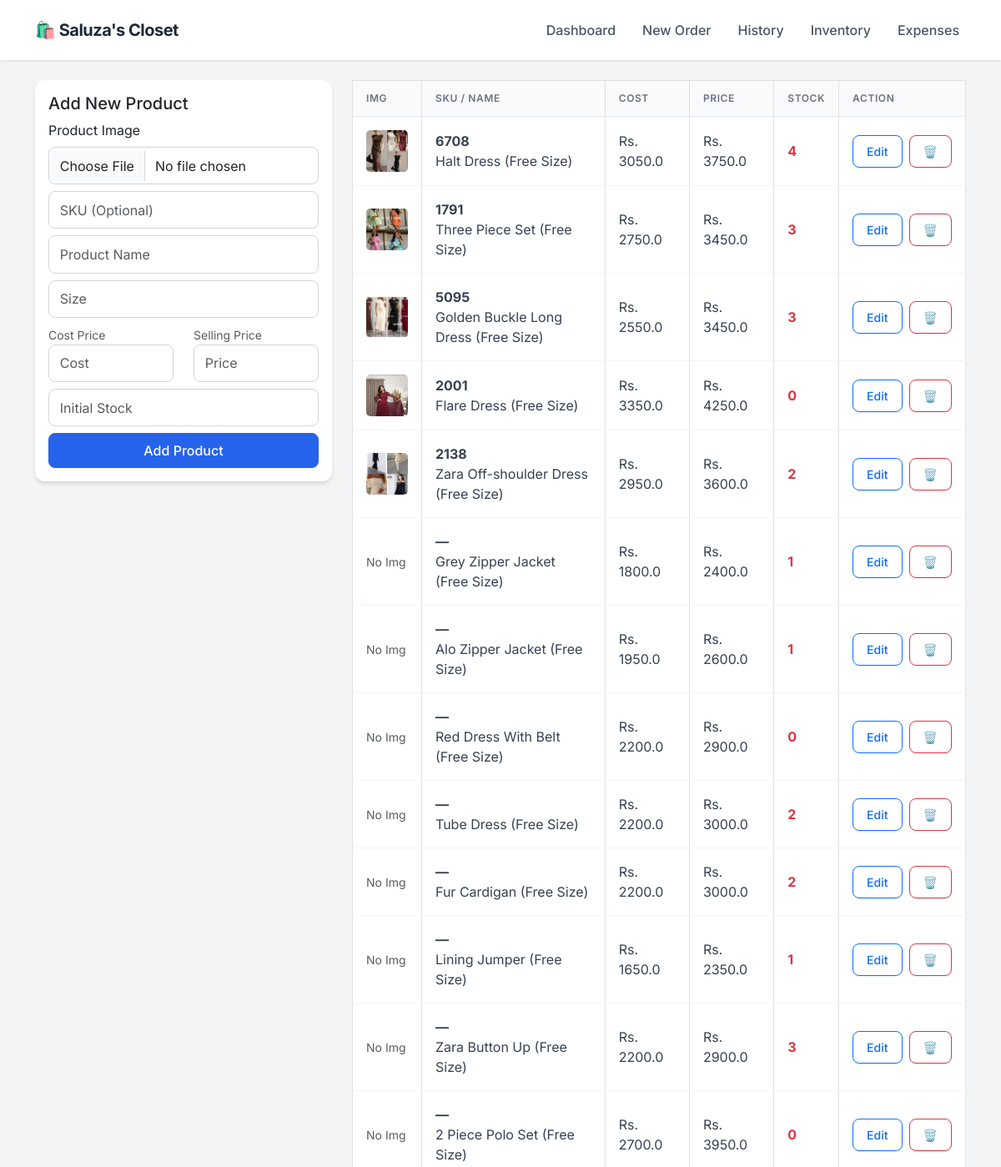
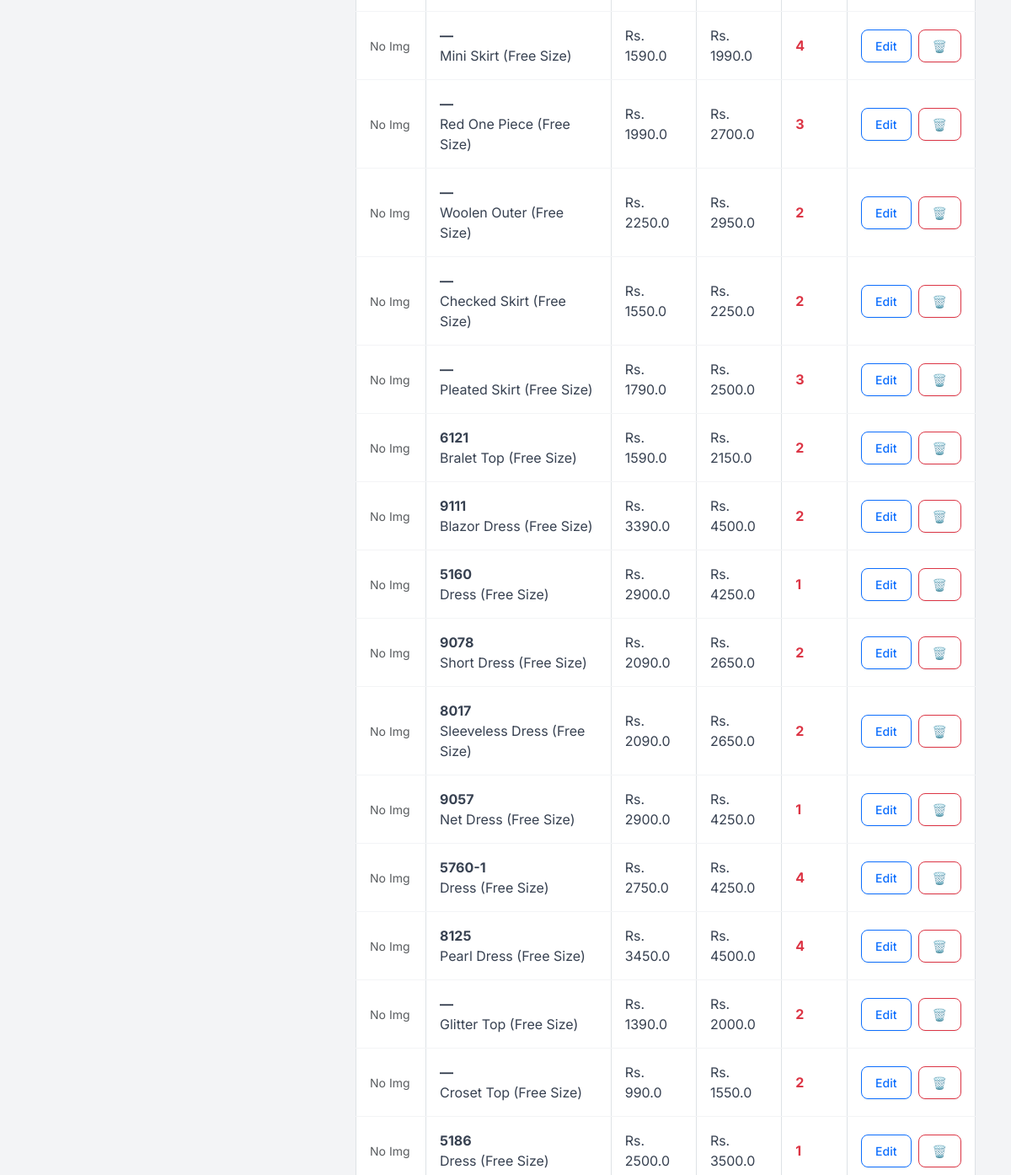
The page /inventory (upper part) on the database as committed earlier (2 pictures, top to bottom).
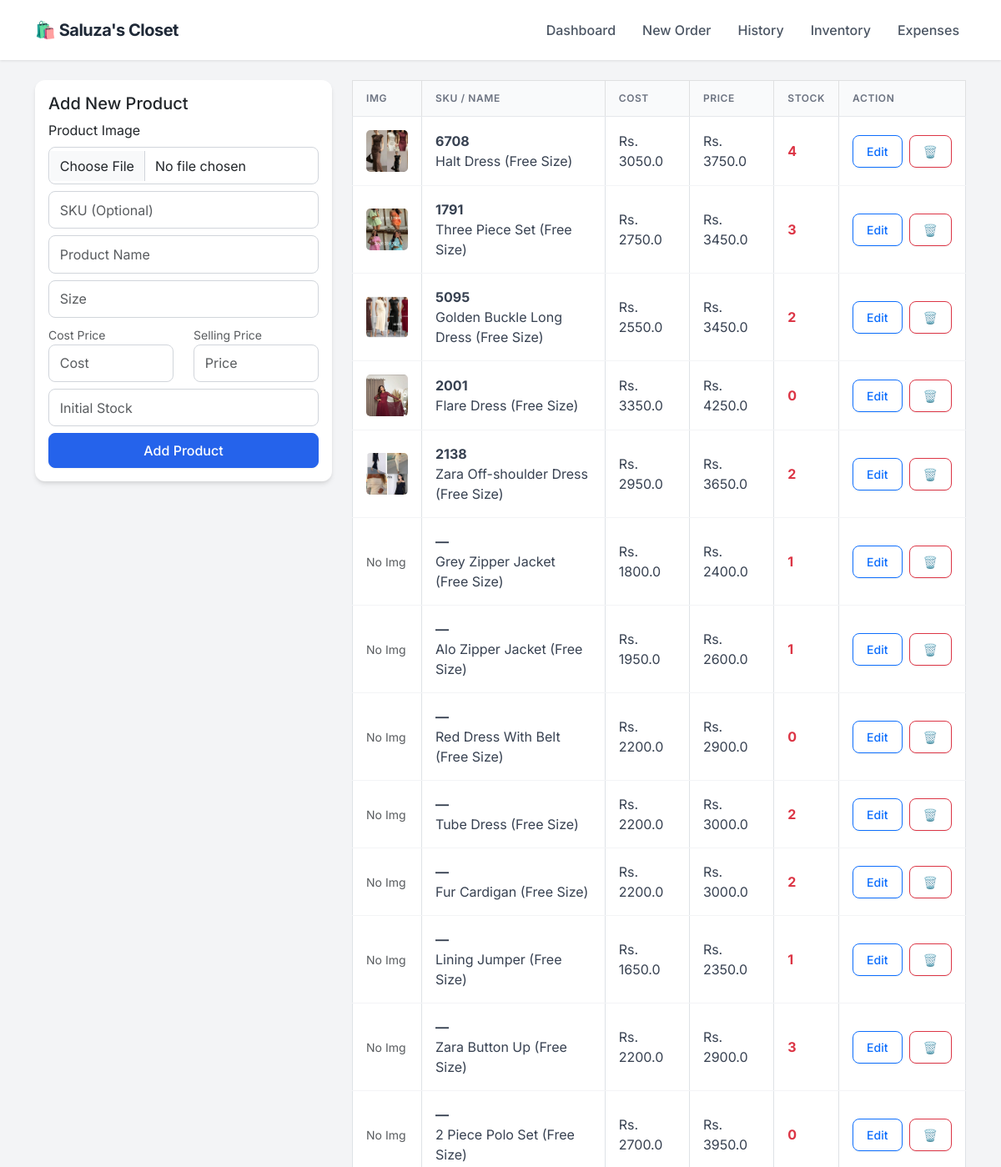
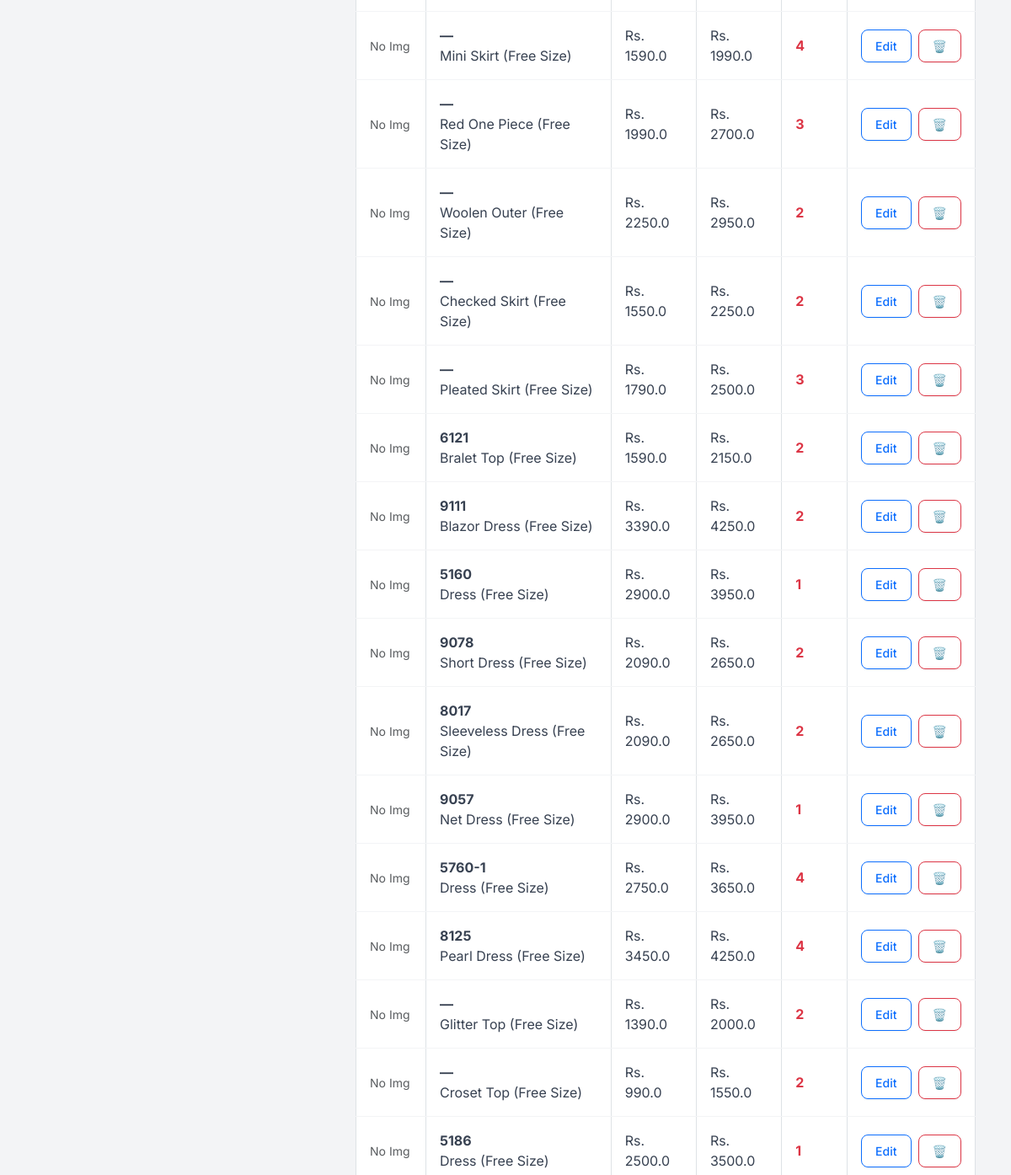
The same page on the database as committed later (2 pictures, top to bottom).
### app.py (models this page shows)
class Product(db.Model):
    id = db.Column(db.Integer, primary_key=True)
    sku = db.Column(db.String(50), unique=True, nullable=True)
    name = db.Column(db.String(100), nullable=False)
    size = db.Column(db.String(10), nullable=False)
    cost_price = db.Column(db.Float, default=0.0)
    price = db.Column(db.Float, nullable=False)
    stock = db.Column(db.Integer, default=0)
    image = db.Column(db.String(100), nullable=True)

### app.py (the view, shortened to what this page needs)
@app.route('/inventory', methods=['GET', 'POST'])
def inventory():
    products = Product.query.all()
    return render_template('inventory.html', products=products)

### templates/inventory.html
{% extends "layout.html" %}
{% block content %}
<div class="row">
    <div class="col-md-4">
        <div class="card p-3">
            <h5>Add New Product</h5>
            <form method="POST" enctype="multipart/form-data">
                <div class="mb-2">
                    <label class="form-label">Product Image</label>
                    <input type="file" name="image" class="form-control">
                </div>
                <div class="mb-2">
                    <input type="text" name="sku" class="form-control" placeholder="SKU (Optional)">
                </div>
                <div class="mb-2"><input type="text" name="name" class="form-control" placeholder="Product Name" required></div>
                <div class="mb-2"><input type="text" name="size" class="form-control" placeholder="Size" required></div>
                <div class="row mb-2">
                    <div class="col">
                        <label class="text-muted small">Cost Price</label>
                        <input type="number" name="cost_price" class="form-control" placeholder="Cost" step="0.01" required>
                    </div>
                    <div class="col">
                        <label class="text-muted small">Selling Price</label>
                        <input type="number" name="price" class="form-control" placeholder="Price" step="0.01" required>
                    </div>
                </div>
                <div class="mb-2"><input type="number" name="stock" class="form-control" placeholder="Initial Stock" required></div>
                <button type="submit" class="btn btn-primary w-100">Add Product</button>
            </form>
        </div>
    </div>
    <div class="col-md-8">
        <table class="table table-bordered bg-white align-middle">
            <thead class="table-light">
                <tr>
                    <th>Img</th>
                    <th>SKU / Name</th>
                    <th>Cost</th>
                    <th>Price</th>
                    <th>Stock</th>
                    <th>Action</th>
                </tr>
            </thead>
            <tbody>
                {% for p in products %}
                <tr>
                    <td>
                        {% if p.image %}
                        <img src="{{ url_for('static', filename='uploads/' + p.image) }}" width="50" height="50" style="object-fit: cover; border-radius: 5px;">
                        {% else %}
                        <span class="text-muted small">No Img</span>
                        {% endif %}
                    </td>
                    <td>
                        <strong>{{ p.sku if p.sku else '—' }}</strong><br>
                        {{ p.name }} ({{ p.size }})
                    </td>
                    <td>Rs. {{ p.cost_price }}</td>
                    <td>Rs. {{ p.price }}</td>
                    <td class="{{ 'text-danger fw-bold' if p.stock < 5 else '' }}">{{ p.stock }}</td>
                    <td>
                        <div class="d-flex gap-2">
                            <a href="/edit_product/{{ p.id }}" class="btn btn-sm btn-outline-primary">Edit</a>
                            <a href="/delete_product/{{ p.id }}"
                               class="btn btn-sm btn-outline-danger"
                               onclick="return confirm('Are you sure? This cannot be undone.')">
                                🗑️
                            </a>
                        </div>
                    </td>
                </tr>
                {% endfor %}
            </tbody>
        </table>
    </div>
</div>
{% endblock %}

Rows that differ between the two databases and show on the page:
changed Product "Golden Buckle Long Dress": stock "3" → "2"
changed Product "Zara Off-shoulder Dress": price "3600.0" → "3650.0"
changed Product "Blazor Dress": price "4500.0" → "4250.0"
changed Product (number 21 of 29 on the later page): price "4250.0" → "3950.0"
changed Product "Net Dress": price "4250.0" → "3950.0"
changed Product (number 25 of 29 on the later page): price "4250.0" → "3650.0"
changed Product "Pearl Dress": price "4500.0" → "4250.0"
